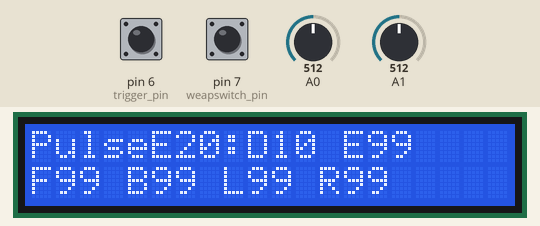
Recording of a sketch running on a simulated Arduino Uno, built with avr-gcc and run on an emulated ATmega328P. Shown: 20×2 character LCD. Inputs (shaded band) come from the test bench; at power-on: pin 7 (weapswitch_pin) HIGH, pin 6 (trigger_pin) HIGH, A0 = 512, A1 = 512. No radio packets arrive unless stated; what the sketch prints to the serial monitor is not drawn.

Above: at 1.2 s.
1.3 s: pin 7 (weapswitch_pin) pulled LOW for 3.2 s
At 2.8 s:
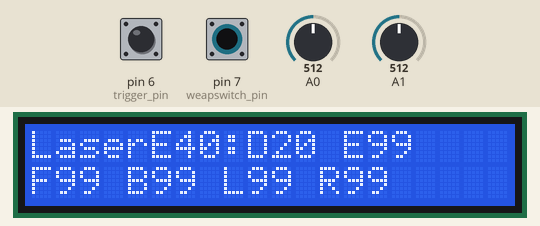
6.0 s: pin 7 (weapswitch_pin) pulled LOW for 0.15 s
At 6.9 s:
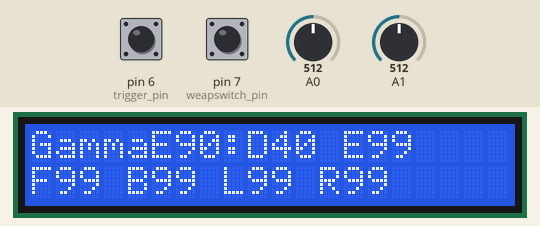
7.6 s: pin 6 (trigger_pin) pulled LOW for 0.15 s
At 7.77 s:
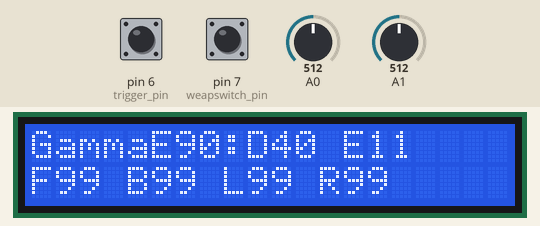

Measured:
- after the input at 1.3 s, the display: changes after 0.12 s (image 1)
- after the input at 6.0 s, the display: changes after 0.14 s (image 2)
- after the input at 7.6 s, the display: first changes at once (image 3 shows a later state)

The sketch:

controller.ino
```cpp
/* YourDuinoStarter Example: nRF24L01 Transmit controller values
 - WHAT IT DOES: Reads Analog values on A0, A1 and transmits
   them over a nRF24L01 Radio Link to another transceiver.
 - SEE the comments after "//" on each line below
 - CONNECTIONS: nRF24L01 Modules See:
 http://arduino-info.wikispaces.com/Nrf24L01-2.4GHz-HowTo
   1 - GND
   2 - VCC 3.3V !!! NOT 5V
   3 - CE to Arduino pin 9
   4 - CSN to Arduino pin 10
   5 - SCK to Arduino pin 13
   6 - MOSI to Arduino pin 11
   7 - MISO to Arduino pin 12
   8 - UNUSED
   -
   Analog controller or two 10K potentiometers:
   GND to Arduino GND
   VCC to Arduino +5V
   X Pot to Arduino A0
   Y Pot to Arduino A1

 - V1.00 11/26/13
   Based on examples at http://www.bajdi.com/
   Questions: terry@yourduino.com */

/*-----( Import needed libraries )-----*/
#include <RF24Network.h>
#include <RF24.h>
#include <SPI.h>
#include <Arduino.h>
#include <LiquidCrystal_I2C.h>
#include <Wire.h>
#include "printf.h"
#include "Tank.h"
#include "Statuslcd.h"

/*-----( Declare Constants and Pin Numbers )-----*/

//#define CONTROLLERA
#define CONTROLLERB

#define CE_PIN   9
#define CSN_PIN 10
#define controller_X 0
#define controller_Y 1

#define trigger_pin 6
#define weapswitch_pin 7

/*-----( Declare objects )-----*/
RF24 radio(CE_PIN, CSN_PIN); // Create a Radio
// Network uses that radio
RF24Network network(radio);

#ifdef CONTROLLERA
//controller/tank set A
const uint16_t this_node = 00;
const uint16_t other_node = 02;
Tank tank(1,100,99); //init tank: id, ms energy recharge interval, max energy
#endif

#ifdef CONTROLLERB
//tank/controller set B
const uint16_t this_node = 01;
const uint16_t other_node = 011;
Tank tank(2,100,99); //init tank: id, ms energy recharge interval, max energy
#endif


/*-----( Declare Variables )-----*/

long controller[3];  // 3 element array holding controller readings & fire state

/*
struct controller {
  int x;
  int y;
  long encodedShot;
}*/

long hit[2]; //2 element array holding the encoded hit, and the side that was hit

LiquidCrystal_I2C lcd(0x27, 2, 1, 0, 4, 5, 6, 7, 3, POSITIVE);  // Set the LCD I2C address
Statuslcd statuslcd;

long firingValue=0L; //value to send for firing - 0 (not firing) or a weapon/power/player encoded long
boolean firing=false;
boolean switchingweapons=false;
boolean recompile = true;

void setup()   /****** SETUP: RUNS ONCE ******/
{
  pinMode(trigger_pin,INPUT_PULLUP);
  pinMode(weapswitch_pin,INPUT_PULLUP);
  Serial.begin(57600);
  SPI.begin();
  radio.begin();
  network.begin(/*channel*/ 90, /*node address*/ this_node);
  lcd.begin(20,2); // initialize the lcd for 20 chars 4 lines and turn on backlight
}//--(end setup )---


void loop()   /****** LOOP: RUNS CONSTANTLY ******/
{
  network.update();     // Pump the network regularly
  if (! tank.isDead()) {
    handleFire();
    handleWeaponSwitch();
    handleControllerUpdate(); //send controller & firing values
    tank.regen();  //update tank energy
    //tank.getShield().regen(); //this doesn't work, but...
    tank.regenShield(); //this *does* work.  WTH?!
    check_network(); //check the network queue to see if we've received anything
  }
  statuslcd.update(tank,lcd); //update player status lcd
  debugController();
  //debugTank();
  //--(end main loop )---
}

/*-----( Declare User-written Functions )-----*/

void handleControllerUpdate()
{
  //controller cmd structure: 0 & 1 == controller x & y, 2 == encoded fire cmd
  //Serial.println("handle controller update called");
  //read the controller x & y values
  controller[0] = long(analogRead(1));
  controller[1] = long(analogRead(0));
  controller[2] = firingValue;

  //send our controller values
  RF24NetworkHeader header(/*to node*/ other_node);
  network.write(header,&controller,sizeof(controller));
  //debugController();
}


void handleFire()
{
  //read the trigger switch
  if ( digitalRead(trigger_pin)==LOW ) {
    //only fire if this is the first time through
    //ie, the fire button was just pushed
    if ( firing==false ) {
      firingValue=tank.fire();
      Serial.print("FIRE!!******\t");
      Serial.println(firingValue);
      firing=true;
    }
  }
  //reset once the fire button is released
  else {
    firingValue=0L;
    firing=false;
  }
}


//handle all the cruft having to do with switching weapons
void handleWeaponSwitch()
{
  //read the weapon switch
  if (digitalRead(weapswitch_pin)==LOW) {
    //only switch if this is the first time through
    //ie, the weap switch button was just pushed
    //this insures one switch per press
    if (switchingweapons==false) {
      tank.nextWeapon();
      switchingweapons=true;
    }
  }
  //reset once the weap switch button is released
  else {
    switchingweapons=false;
  }
}

void check_network()
{
  // Is there anything ready for us?
  while ( network.available() ) {
    // If so, grab it and print it out
    RF24NetworkHeader header;
    network.read(header,&hit,sizeof(hit));
    tank.registerHit(long(hit[0]),long(hit[1]));
  }
}

void debugTank()
{
  Serial.print("id");
  Serial.print(tank.getId());
  Serial.print("\tcurrentWeap:");
  Serial.print(tank.getCurrentWeapon().getId());
  Serial.print("\tweaponEcost:");
  Serial.print(tank.getCurrentWeapon().getEcost());
  Serial.print("\tenergy:");
  Serial.println(tank.getEnergy());
}

void debugController()
{
  Serial.print("x:");
  Serial.print(controller[0]);
  Serial.print("\ty:");
  Serial.print(controller[1]);
  Serial.print("\tshot:");
  Serial.print(controller[2]);
  Serial.print("\tweaponEcost:");
  Serial.print(tank.getCurrentWeapon().getEcost());
  Serial.print("\tweaponDamage:");
  Serial.println(tank.getCurrentWeapon().getDamage());
}

//*********( THE END )***********
```

Shield.cpp
```cpp
#include "Arduino.h"
#include "Shield.h"

//default no-constructor initializer
Shield::Shield()
{
}

Shield::Shield(int maxs, int rechargeRate)
{
  _max = maxs;
  _f=_max;
  _b=_max;
  _r=_max;
  _l=_max;
  _rechargeRate = rechargeRate;
  _lastShieldChargeTime=0L;
}

int Shield::getF() {
  return _f;
}

int Shield::getB() {
  return _b;
}

int Shield::getR() {
  return _r;
}

int Shield::getL() {
  return _l;
}


void Shield::regen()
{
  unsigned long now = millis();
  unsigned long schargetime = now - _lastShieldChargeTime;

  if (schargetime > _rechargeRate)
  {
    _lastShieldChargeTime=now;
    _f+=1;
    _b+=1;
    _r+=1;
    _l+=1;
    if (_f>_max) { _f=_max; }
    if (_b>_max) { _b=_max; }
    if (_l>_max) { _l=_max; }
    if (_r>_max) { _r=_max; }
  }
}
//records hit against shields.  if shield taken
//to below 0, return TRUE
boolean Shield::recordHit(int side, int damage)
{
  boolean dead=false;
  //all these if statements are supremely sub-optimal...but they
  //do clearly demonstrate what's going on.
  //that's my story and I'm sticking to it...

  if (side == 0)
  {
    _f = _f - damage;
    if (_f < 0)
    {
      dead=true;
      _f = 0;
    }
  }
  else if (side == 1) {
    _b = _b - damage;
    if (_b < 0)
    {
      dead=true;
      _b = 0;
    }
  }
  if (side == 3) {
    _r = _r - damage;
    if (_r < 0)
    {
      dead=true;
      _r = 0;
    }
  }
  if (side == 2) {
    _l = _l - damage;
    if (_l < 0)
    {
      dead=true;
      _l = 0;
    }
  }
  return dead;
}
```

Shield.h
```cpp
#ifndef Shield_h
#define Shield_h

#include "Arduino.h"

class Shield
{
  public:
    Shield();
    Shield(int maxs, int rechargeRate);
    //records hit against shields.  if shield taken
    //to below 0, return TRUE
    boolean recordHit(int side, int damage);
    int getF();
    int getB();
    int getR();
    int getL();
    int getRechargeRate();
    void regen(); //regen 1 shield point for every rechargeRate
  private:
    int _l;
    int _r;
    int _f;
    int _b;
    int _max;
    int _rechargeRate;
    unsigned long _lastShieldChargeTime;
};


#endif
```

Shot.cpp
```cpp
#include <Arduino.h>

#include "Shot.h"

Shot::Shot()
{
}

Shot::Shot(long encoded)
{
  _encoded = encoded;
  decodeShot();
}

Shot::Shot(byte playerId, byte weaponId, byte power)
{
  _playerId = playerId;
  _weaponId = weaponId;
  _power = power;
  encodeShot();
}

byte Shot::getPlayerId()
{
  return _playerId;
}

byte Shot::getWeaponId()
{
  return _weaponId;
}

byte Shot::getPower()
{
  return _power;
}

long Shot::getEncoded()
{
  return _encoded;
}

void Shot::encodeShot()
{
  _encoded = 0;
  //final structure -> first four == player, middle 4 == weapon, last 4 == power
  _encoded = _encoded + _playerId;
  //now shift to the left to make room for weapon
  _encoded = _encoded << 4;
  //now and in the weapon value
  _encoded = _encoded | _weaponId;
  //shift everything to the left again 4 spots
  _encoded = _encoded << 4;
  //and add the power
  _encoded = _encoded | _power;
}

void Shot::decodeShot()
{
  //first grab the power
  _power = B00001111 & _encoded;
  //shift the weapon into the last 4
  _encoded = _encoded >> 4;
  //grab that weapon
  _weaponId = B00001111 & _encoded;
  //shift player into the last 4
  _encoded = _encoded >> 4;
  _playerId = _encoded;
}
```

Shot.h
```cpp
#ifndef Shot_h
#define Shot_h

#include <Arduino.h>

class Shot
{
  public:
    Shot();
    Shot(long encoded);
    Shot(byte playerId, byte weaponId, byte power);
    byte getPlayerId();
    byte getWeaponId();
    byte getPower();
    long getEncoded();
  private:
    long _encoded;
    byte _playerId;
    byte _weaponId;
    byte _power;
    void encodeShot();
    void decodeShot();
};


#endif
```

Tank.cpp
```cpp
#include "Arduino.h"
#include "Tank.h"
#include "Weapon.h"
#include "Shield.h"
#include "Shot.h"

//default no-constructor initializer
/*Tank::Tank()
{
}*/

Tank::Tank(byte id,int recharge, int maxEnergy)// : _shield(0,0),_weap1(B0,"A",'a',1,1),_weap2(B0,"A",'a',1,1),_weap3(B0,"A",'a',1,1)
{
  _id = id;
  _recharge = recharge;
  _maxEnergy = maxEnergy;
  _energy = maxEnergy;

  _shield = Shield(99,2000L);   //initialize the shield.  recharge @ 1 unit/every 2 sec

  //load yer weapons!
  _weap1 = Weapon(byte(0), "Pulse",'P',20,10);
  _weap2 = Weapon(byte(1), "Laser",'L',40,20);
  _weap3 = Weapon(byte(2), "Gamma",'G',90,40);
  _pCurrentWeapon = &_weap1;
  _lastEnergyChargeTime=0L;
  _isDead = false;  //I'm not dead yet..

  Serial.println("tank instantiated...");
}

byte Tank::getId()
{
  return _id;
}

int Tank::getEnergy()
{
  return _energy;
}

Shield Tank::getShield()
{
  return _shield;
}

void Tank::regenShield()
{
  _shield.regen();
}

Weapon Tank::getCurrentWeapon()
{
  return *_pCurrentWeapon;
}

long Tank::fire()
{
  //check to see if the tank has enough energy to fire the weapon
  if (_pCurrentWeapon->getEcost() < _energy) {
    //subtract weapon ecost from current energy
    _energy = _energy - _pCurrentWeapon->getEcost();
    //calc damage - we divide by 10 because IR encoding is a byte (4 bits)
    //so has a max value of 16.  Don't worry, we multiply by 10 on the receiving end
    int damage=_pCurrentWeapon->getDamage()/10;
    Shot shot(_id,_pCurrentWeapon->getId(),byte(damage));
    return shot.getEncoded();
  }
  //tank didn't have enough energy to fire, return 0;
  return 0L;
}

//very awkward way to switch weapons, frankly
void Tank::nextWeapon()
{
  if (_pCurrentWeapon == &_weap1) {
    _pCurrentWeapon = &_weap2;
  }
  else if (_pCurrentWeapon == &_weap2)
  {
    _pCurrentWeapon = &_weap3;
  }
  else
  {
    _pCurrentWeapon = &_weap1;
  }
}


void Tank::registerHit(long encoded, int side)
{
  Shot shotReceived(encoded);

  //debug
/*  Serial.print("\tencoded:\t");
  Serial.print(encoded);
  Serial.print("\tplayerid:\t");
  Serial.print(shotReceived.getPlayerId());
  Serial.print("\tshotWeapId:\t");
  Serial.print(shotReceived.getWeaponId());
  Serial.print("\tshotPower:");
  Serial.println(shotReceived.getPower());*/

  //multiply power by 10 because it was divided by 10 on the
  //shooting side.  recordHit returns TRUE if it's a killing shot eg:
  //takes the shield power to < 0

  //and only record a hit if it's *NOT* this tank...as the IR seems to be happy
  //to self-tag ...
  if (shotReceived.getPlayerId() != getId()) {
  boolean killHit = _shield.recordHit(side,int(shotReceived.getPower()*10));
  _isDead = killHit;
  }
}

//regenerate tank weapon energy
void Tank::regen()
{
  unsigned long now = millis();
  unsigned long echargetime = now - _lastEnergyChargeTime;
  //how often to regen a point of energy
  if (echargetime > _recharge )
  {
    //reset the timer
    _lastEnergyChargeTime = now;
    //update energy
    if (_energy < _maxEnergy) //only update if we're low
    {
      _energy += 1;
    }
  }
}

boolean Tank::isDead()
{
  return _isDead;
}
```

Tank.h
```cpp
#ifndef Tank_h
#define Tank_h

#include "Arduino.h"
#include "Weapon.h"
#include "Shield.h"
#include "Shot.h"

class Tank
{
  public:
    Tank();
    Tank(byte id,int recharge, int maxEnergy);
    byte getId(); //return tank's ID (eg player id)
    int getEnergy(); //returns tank's current energy level
    void nextWeapon(); //cycles to the next weapon
    Weapon getCurrentWeapon();
    long fire(); //encode current weapon info & return it for IR fire
    void registerHit(long encoded, int side);  //decode encoded shot & apply damage
    void regen();  //regenerate shield levels based on time, call once per game cycle
    boolean isDead(); //am I dead yet?
    Shield getShield(); //returns the tank's shield object
    void regenShield();
  private:
    byte _id;
    int _recharge;
    int _energy;
    int _maxEnergy;
    boolean _isDead;
    void initialize();
    Shield _shield;
    unsigned long _lastEnergyChargeTime; //timestamp for last time energy was refreshed
    Shot _shot;
    Weapon _weap1;
    Weapon _weap2;
    Weapon _weap3;
    Weapon* _pCurrentWeapon;
};

#endif
```

Weapon.cpp
```cpp
#include "Arduino.h"
#include "Weapon.h"

//default parameterless constructor
Weapon::Weapon()
{
}

Weapon::Weapon(byte id, String name, char abbr, int ecost, int damage)
{
  _id = id;
  _name = name;
  _abbr = abbr;
  _ecost = ecost;
  _damage = damage;
}

byte Weapon::getId() {
  return _id;
}

String Weapon::getName() {
  return _name;
}

char Weapon::getAbbr() {
  return _abbr;
}

int Weapon::getEcost() {
  return _ecost;
}

int Weapon::getDamage() {
  return _damage;
}
```

Weapon.h
```cpp
#ifndef Weapon_h
#define Weapon_h

#include "Arduino.h"

class Weapon
{
  public:
    Weapon();
    Weapon(byte id, String name, char abbr, int ecost, int damage);
    byte getId();
    String getName();
    char getAbbr();
    int getEcost();
    int getDamage();
  private:
    byte _id;
    String _name;
    char _abbr;
    int _ecost;
    int _damage;
};


#endif
```

printf.h
```cpp
// (licence header left out)
/**
 * @file printf.h
 *
 * Setup necessary to direct stdout to the Arduino Serial library, which
 * enables 'printf'
 */

#ifndef __PRINTF_H__
#define __PRINTF_H__

#ifdef ARDUINO

int serial_putc( char c, FILE * )
{
  Serial.write( c );

  return c;
}

void printf_begin(void)
{
  fdevopen( &serial_putc, 0 );
}

#else
#error This example is only for use on Arduino.
#endif // ARDUINO

#endif // __PRINTF_H__
```

Statuslcd.cpp
```cpp
#include "Arduino.h"
#include "Statuslcd.h"
#include "Tank.h"
#include <LiquidCrystal_I2C.h>
#include <Wire.h>


Statuslcd::Statuslcd()
{
  //lcd.backlight();
  //lcd.setCursor(0,0);
  //lcd.print("starting...");
  //Serial.println("status lcd initialized");
}


void Statuslcd::update(Tank _tank, LiquidCrystal_I2C &lcd)
{
  unsigned long now = millis();
  unsigned long msSince = now - _lastTime;
  //how often to regen a point of energy
  //hardcoded 200ms lcd refresh interval
  if (msSince > 100)
  {
    //reset the timer
    _lastTime = now;
    //lcd.clear();
    if (_tank.isDead()==false)
    {
      lcd.setCursor(0,0);
      lcd.print(buildWeaponLine(_tank.getCurrentWeapon().getId(),_tank.getEnergy()));
      lcd.setCursor(0,1);
      lcd.print(buildShieldLine(_tank.getShield().getF(),_tank.getShield().getB(),_tank.getShield().getL(),_tank.getShield().getR()));
      //Serial.println(buildShieldLine(_tank.getShield().getF(),_tank.getShield().getB(),_tank.getShield().getL(),_tank.getShield().getR()));
    }
    else
    {
      lcd.setCursor(0,0);
      lcd.print("*** KABOOM!! ***");
      lcd.setCursor(0,1);
      lcd.print("**YOU ARE DEAD**");
    }
  }
}


String Statuslcd::buildWeaponLine(byte activeGun, int currentEnergy)
{
  String weaponline;
  //0 = Machinegun, 1 = Laser, 2 = Plasma cannon
  if (B0 == activeGun) {
    weaponline = "PulseE20:D10 E";
  } else if (byte(1) ==activeGun) {
    weaponline = "LaserE40:D20 E";
  } else if (byte(2) == activeGun) {
    weaponline = "GammaE90:D40 E";
  }
  String energy = String(currentEnergy);
  weaponline = weaponline + energy;

  return weaponline;
}

//front, rear, left, and right current shield values
String Statuslcd::buildShieldLine(int f, int b, int l, int r) {
  String front= String(f);
  String back =  String(b);
  String left =  String(l);
  String right = String(r);
  String shieldLine = "F" + front + " B" + back + " L" + left + " R" + right;
  return shieldLine;
}
```

Statuslcd.h
```cpp
#ifndef Statuslcd_h
#define Statuslcd_h

#include <LiquidCrystal_I2C.h>
#include "Arduino.h"
#include "Tank.h"

class Statuslcd
{
  public:
    Statuslcd();
    void update(Tank _tank, LiquidCrystal_I2C &lcd);
  private:
    unsigned long _lastTime;
    String buildWeaponLine(byte activeGun, int currentEnergy);
    String buildShieldLine(int f, int b, int l, int r);
};


#endif
```
